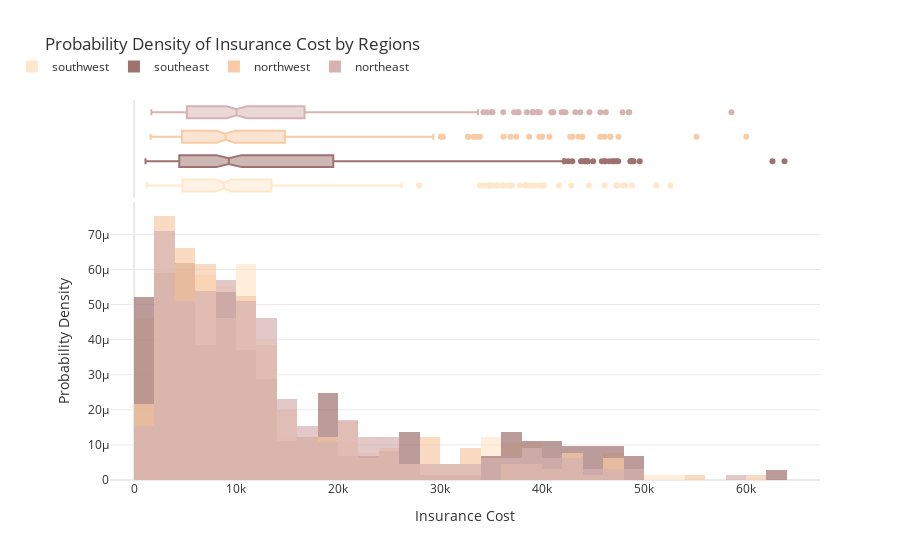

The code cell stored with this chart in its notebook:
### Code cell
fig=px.histogram(insurance_df, x='charges', color='region', opacity=0.7, barmode='overlay',
                 histnorm='probability density', marginal='box', 
                 title="Probability Density of Insurance Cost by Regions",
                 color_discrete_sequence=["#FFE7CC", "#9E726F", "#F8CBA6", "#D6B2B1"]) 
fig.update_layout(font_color="#303030", xaxis_title='Insurance Cost',
                  yaxis=dict(title='Probability Density', gridcolor='#EAEAEA', zerolinecolor='#EAEAEA'),
                  legend=dict(orientation="h", yanchor="bottom", y=0.6, xanchor="right", x=0, title=""))
fig.update_xaxes(showgrid=False, zerolinecolor='#EAEAEA')

fig.update_layout(legend=dict(
    yanchor="bottom",
    y=1.05,
    xanchor="center",
    x=0.145))

fig.show()

fig.write_html("cost and region.html")

### Figure 1 — Plotly figure (JSON) as saved in the notebook; plotly's stock layout.template omitted (floating-point values rounded to 4 significant figures; data arrays with more than 128 entries replaced by an {"elided": "..."} marker saying what was removed)
{"data": [{"alignmentgroup": "True", "bingroup": "x", "histnorm": "probability density", "hovertemplate": "region=southwest<br>charges=%{x}<br>probability density=%{y}<extra></extra>", "legendgroup": "southwest", "marker": {"color": "#FFE7CC", "opacity": 0.7, "pattern": {"shape": ""}}, "name": "southwest", "offsetgroup": "southwest", "orientation": "v", "showlegend": true, "type": "histogram", "x": {"elided": "325 float values"}, "xaxis": "x", "yaxis": "y"}, {"alignmentgroup": "True", "hovertemplate": "region=southwest<br>charges=%{x}<extra></extra>", "legendgroup": "southwest", "marker": {"color": "#FFE7CC"}, "name": "southwest", "notched": true, "offsetgroup": "southwest", "showlegend": false, "type": "box", "x": {"elided": "325 float values"}, "xaxis": "x2", "yaxis": "y2"}, {"alignmentgroup": "True", "bingroup": "x", "histnorm": "probability density", "hovertemplate": "region=southeast<br>charges=%{x}<br>probability density=%{y}<extra></extra>", "legendgroup": "southeast", "marker": {"color": "#9E726F", "opacity": 0.7, "pattern": {"shape": ""}}, "name": "southeast", "offsetgroup": "southeast", "orientation": "v", "showlegend": true, "type": "histogram", "x": {"elided": "364 float values"}, "xaxis": "x", "yaxis": "y"}, {"alignmentgroup": "True", "hovertemplate": "region=southeast<br>charges=%{x}<extra></extra>", "legendgroup": "southeast", "marker": {"color": "#9E726F"}, "name": "southeast", "notched": true, "offsetgroup": "southeast", "showlegend": false, "type": "box", "x": {"elided": "364 float values"}, "xaxis": "x2", "yaxis": "y2"}, {"alignmentgroup": "True", "bingroup": "x", "histnorm": "probability density", "hovertemplate": "region=northwest<br>charges=%{x}<br>probability density=%{y}<extra></extra>", "legendgroup": "northwest", "marker": {"color": "#F8CBA6", "opacity": 0.7, "pattern": {"shape": ""}}, "name": "northwest", "offsetgroup": "northwest", "orientation": "v", "showlegend": true, "type": "histogram", "x": {"elided": "325 float values"}, "xaxis": "x", "yaxis": "y"}, {"alignmentgroup": "True", "hovertemplate": "region=northwest<br>charges=%{x}<extra></extra>", "legendgroup": "northwest", "marker": {"color": "#F8CBA6"}, "name": "northwest", "notched": true, "offsetgroup": "northwest", "showlegend": false, "type": "box", "x": {"elided": "325 float values"}, "xaxis": "x2", "yaxis": "y2"}, {"alignmentgroup": "True", "bingroup": "x", "histnorm": "probability density", "hovertemplate": "region=northeast<br>charges=%{x}<br>probability density=%{y}<extra></extra>", "legendgroup": "northeast", "marker": {"color": "#D6B2B1", "opacity": 0.7, "pattern": {"shape": ""}}, "name": "northeast", "offsetgroup": "northeast", "orientation": "v", "showlegend": true, "type": "histogram", "x": {"elided": "324 float values"}, "xaxis": "x", "yaxis": "y"}, {"alignmentgroup": "True", "hovertemplate": "region=northeast<br>charges=%{x}<extra></extra>", "legendgroup": "northeast", "marker": {"color": "#D6B2B1"}, "name": "northeast", "notched": true, "offsetgroup": "northeast", "showlegend": false, "type": "box", "x": {"elided": "324 float values"}, "xaxis": "x2", "yaxis": "y2"}], "layout": {"barmode": "overlay", "font": {"color": "#303030"}, "legend": {"orientation": "h", "title": {"text": ""}, "tracegroupgap": 0, "x": 0.145, "xanchor": "center", "y": 1.05, "yanchor": "bottom"}, "title": {"text": "Probability Density of Insurance Cost by Regions"}, "xaxis": {"anchor": "y", "domain": [0, 1], "showgrid": false, "title": {"text": "Insurance Cost"}, "zerolinecolor": "#EAEAEA"}, "xaxis2": {"anchor": "y2", "domain": [0, 1], "matches": "x", "showgrid": false, "showticklabels": false, "zerolinecolor": "#EAEAEA"}, "yaxis": {"anchor": "x", "domain": [0, 0.7326], "gridcolor": "#EAEAEA", "title": {"text": "Probability Density"}, "zerolinecolor": "#EAEAEA"}, "yaxis2": {"anchor": "x2", "domain": [0.7426, 1], "matches": "y2", "showgrid": false, "showline": false, "showticklabels": false, "ticks": ""}}}
